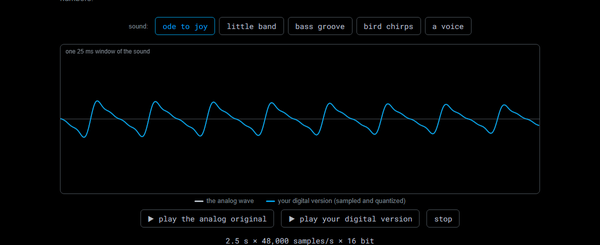
#> input picture audio-digitiser/thumb.png, 600 x 245 px
$ python -i make_thumbs.py   (imports and definitions only)
#> lines starting #> are read from the running program, lines starting #| are printed output that depends on the picture
# -*- coding: utf-8 -*-
"""Erzeugt aus jeder preview.png (1200x630, der Open-Graph-Screenshot einer Demo)
ein thumb.png fuer die Karte auf der Uebersichtsseite: Kopfzeile und Titel oben
abgeschnitten, damit die Karte die Sache selbst zeigt, auf 600 Pixel Breite
verkleinert. Schreibt nur, wenn sich der Inhalt aendert.

Aufruf im Repo-Stamm: python tools/make_thumbs.py
"""
import io, os, sys
from pathlib import Path
from PIL import Image

STAMM = Path(__file__).resolve().parent.parent
OBEN = 140           # Kopfzeile und h1 der Demo
BREITE = 600


def thumb(preview: Path) -> bytes:
#> called with preview = '../audio-digitiser/thumb.png'
    im = Image.open(preview).convert("RGB")
#> im is the input picture: PIL image 600x245 RGB; mean R, G, B 2.5, 3.7, 4.4
    w, h = im.size
#> w = 600; h = 245
    im = im.crop((0, OBEN, w, h))
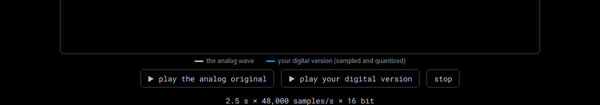
#> im: PIL image 600x105 RGB; mean R, G, B 3.3, 3.5, 3.9
    im = im.resize((BREITE, round(im.height * BREITE / w)), Image.LANCZOS)
    buf = io.BytesIO()
    im.save(buf, "PNG", optimize=True)
    return buf.getvalue()


def main() -> int:
    geschrieben = 0
    for preview in sorted(STAMM.glob("*/preview.png")):
        ziel = preview.with_name("thumb.png")
        neu = thumb(preview)
        if ziel.exists() and ziel.read_bytes() == neu:
            continue
        ziel.write_bytes(neu)
        geschrieben += 1
        print(f"{ziel.relative_to(STAMM)}  {len(neu) // 1024} KB")
    print(f"{geschrieben} Vorschaubild(er) geschrieben")
    return 0


# [2 lines not run here, left out]

>>> result = thumb('../audio-digitiser/thumb.png')
